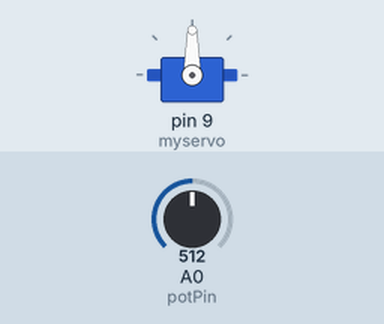
Simulated run of this sketch. Board: Arduino Uno, built with avr-gcc and run on an emulated ATmega328P. Parts: servo. The test bench sets the inputs (shaded band); at power-on: A0 (potPin) = 512.

Above: at 1.2 s.
1.3 s: A0 (potPin) set to 716
At 2.5 s:
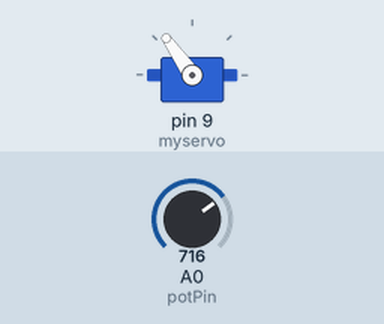
2.8 s: A0 (potPin) set to 900
At 3.6 s:
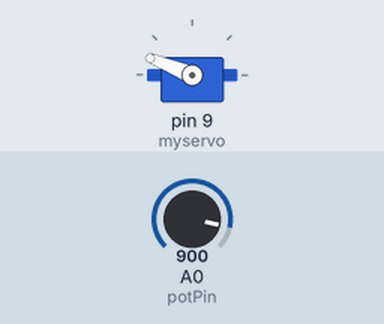
4.3 s: A0 (potPin) set to 1023
At 4.8 s:
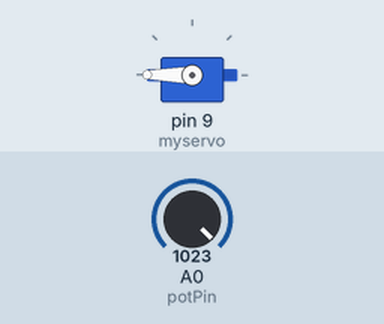
5.8 s: A0 (potPin) set to 306
At 7.0 s:
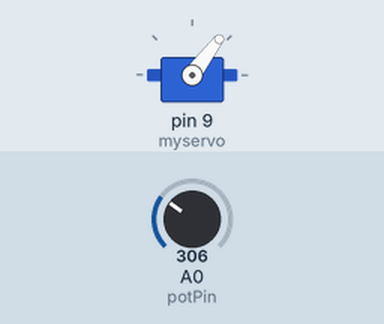
7.3 s: A0 (potPin) set to 122
At 8.2 s:
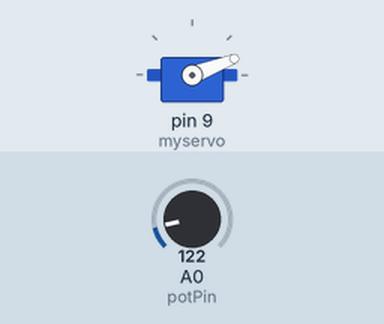
Timing chart, 0 to 9.8 s (numbered marks = the images above; inputs shaded):
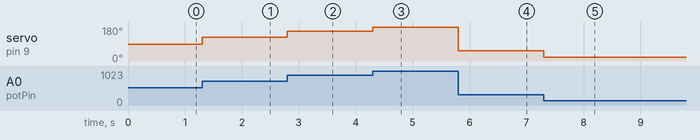

Measured:
- after the input at 1.3 s, servo on pin 9 (myservo): 90° → 125° at once
- after the input at 2.8 s, servo on pin 9 (myservo): 125° → 158° at once
- after the input at 4.3 s, servo on pin 9 (myservo): 158° → 180° at once
- after the input at 5.8 s, servo on pin 9 (myservo): 180° → 53° at once
- after the input at 7.3 s, servo on pin 9 (myservo): 53° → 21° at once

The sketch:

servo.ino
```cpp
#include <Servo.h> //Incluimos la libreria servo.

Servo myservo; //Creamos el objeto servo.

int potPin = 0;   // potenciómetro conectado al pin A0
int valPot = 0;   //Valor del potenciometro.

void setup()
{
  myservo.attach(9); //Configuramos el servo en el pin 9.
}

void loop()
{
  valPot = analogRead(potPin); //Leemos el valor del potenciometro.
  valPot = map(valPot, 0, 1023, 0, 180); //Mapeamos el valor al rango 0-180.
  valPot = constrain(valPot, 0, 180); //Evitamos valores fuera de rango.

  myservo.write(valPot); //Movemos el servo a la posicion que marca el potenciometro.
}
```
